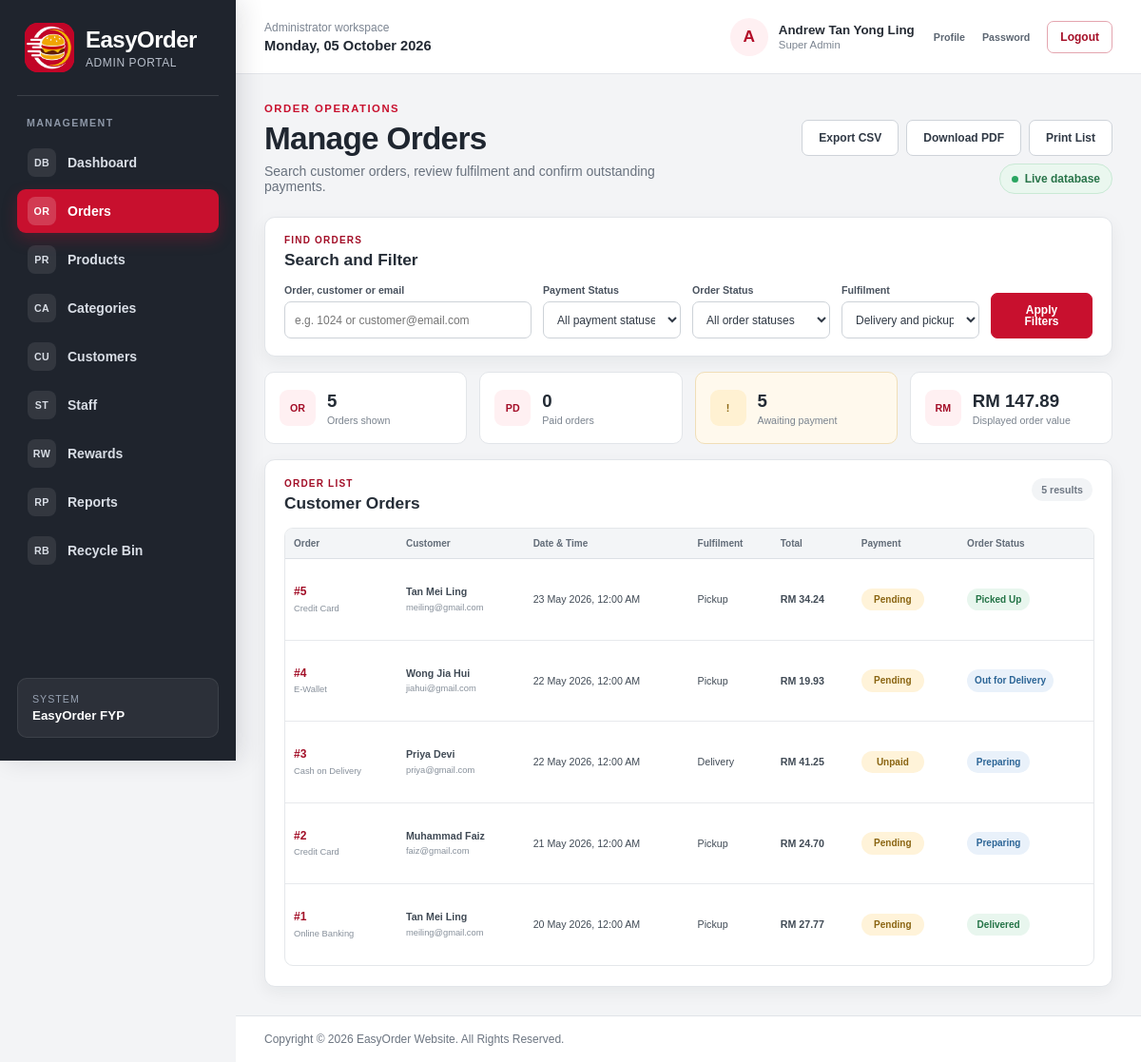
The page /admin_order.php (signed in) on the database its author committed.
### tables this page shows
CREATE TABLE `staff` (
  `staff_id` char(5) NOT NULL,
  `staff_name` varchar(100) NOT NULL,
  `staff_role` varchar(20) NOT NULL,
  `staff_email` varchar(100) NOT NULL,
  `staff_phone` varchar(15) NOT NULL,
  `staff_password` varchar(50) NOT NULL,
  `staff_isDelete` int(1) NOT NULL DEFAULT 0
);

CREATE TABLE `orders` (
  `order_id` int(11) NOT NULL,
  `order_customer` int(11) NOT NULL,
  `order_date` datetime NOT NULL,
  `order_total` decimal(7,2) NOT NULL,
  `order_payment` varchar(20) NOT NULL,
  `order_payment_status` varchar(20) NOT NULL DEFAULT 'Pending',
  `order_delivery` varchar(5) NOT NULL,
  `order_address` varchar(255) NOT NULL,
  `order_status` varchar(20) NOT NULL,
  `order_isDelete` int(1) NOT NULL DEFAULT 0
);

CREATE TABLE `customer` (
  `customer_id` int(11) NOT NULL,
  `customer_name` varchar(100) NOT NULL,
  `customer_email` varchar(100) NOT NULL,
  `customer_password` varchar(255) NOT NULL,
  `customer_phone` varchar(15) NOT NULL,
  `customer_gender` varchar(10) NOT NULL,
  `customer_dob` date NOT NULL,
  `customer_address` varchar(140) NOT NULL DEFAULT '',
  `customer_state` varchar(30) NOT NULL,
  `customer_city` varchar(50) NOT NULL,
  `customer_postcode` char(5) NOT NULL,
  `customer_points` int(6) NOT NULL DEFAULT 0,
  `customer_joindate` date NOT NULL,
  `customer_isDelete` int(1) NOT NULL DEFAULT 0
);

### admin_order.php (the view, shortened to what this page needs)
<?php
include("dataconnection.php");
require_once("admin_shell.php");
function admin_order_html($value)
{
	return htmlspecialchars((string)$value,ENT_QUOTES,"ISO-8859-1");
}
function admin_order_datetime($value)
{
	$timestamp = strtotime((string)$value);
	return $timestamp===false ? "Not available" : date("d M Y, h:i A",$timestamp);
}
function admin_order_status_class($status)
{
	$normalised = strtolower(trim((string)$status));
	if(in_array($normalised,array("paid","delivered","completed","picked up"),true))
	{
		return "status-success";
	}
	if(in_array($normalised,array("preparing","ready for pickup","out for delivery","processing"),true))
	{
		return "status-info";
	}
	return "status-warning";
}
$search = trim((string)($_GET["search"] ?? ""));
$payment_status_options = array("Paid","Pending","Unpaid","Failed");
$order_status_options = array("Preparing","Ready for Pickup","Picked Up","Out for Delivery","Delivered","Completed","Cancelled");
$delivery_options = array("Yes","No");
$payment_filter = (string)($_GET["payment_status"] ?? "");
$status_filter = (string)($_GET["order_status"] ?? "");
$delivery_filter = (string)($_GET["delivery"] ?? "");
$payment_filter = in_array($payment_filter,$payment_status_options,true) ? $payment_filter : "";
$status_filter = in_array($status_filter,$order_status_options,true) ? $status_filter : "";
$delivery_filter = in_array($delivery_filter,$delivery_options,true) ? $delivery_filter : "";
$search_like = "%".$search."%";
$list_sql = "SELECT o.order_id,o.order_date,o.order_total,o.order_payment,o.order_payment_status,o.order_delivery,o.order_status,"
	."m.customer_name,m.customer_email,COALESCE(p.payment_status,o.order_payment_status) AS display_payment_status "
	."FROM orders o INNER JOIN customer m ON m.customer_id=o.order_customer "
	."LEFT JOIN payments p ON p.payment_order=o.order_id "
	."WHERE o.order_isDelete=0 "
	."AND (?='' OR CAST(o.order_id AS CHAR) LIKE ? OR m.customer_name LIKE ? OR m.customer_email LIKE ?) "
	."AND (?='' OR LOWER(COALESCE(p.payment_status,o.order_payment_status))=LOWER(?)) "
	."AND (?='' OR LOWER(o.order_status)=LOWER(?)) "
	."AND (?='' OR o.order_delivery=?) "
	."ORDER BY o.order_date DESC,o.order_id DESC";
$list_stmt = mysqli_prepare($connect,$list_sql);
$orders = array();
$list_error = "";
if($list_stmt)
{
	mysqli_stmt_bind_param($list_stmt,"ssssssssss",$search,$search_like,$search_like,$search_like,$payment_filter,$payment_filter,$status_filter,$status_filter,$delivery_filter,$delivery_filter);
	if(mysqli_stmt_execute($list_stmt))
	{
		$list_result = mysqli_stmt_get_result($list_stmt);
		while($order = mysqli_fetch_assoc($list_result))
		{
			$orders[] = $order;
		}
	}
	else
	{
		$list_error = "Orders are temporarily unavailable. Please try again.";
	}
}
else
{
	$list_error = "Orders are temporarily unavailable. Please try again.";
}
$visible_paid = 0;
$visible_attention = 0;
$visible_value = 0.00;
foreach($orders as $order)
{
	$visible_value += (float)$order["order_total"];
	if(strtolower((string)$order["display_payment_status"])==="paid")
	{
		$visible_paid++;
	}
	else if(in_array(strtolower((string)$order["display_payment_status"]),array("pending","unpaid"),true))
	{
		$visible_attention++;
	}
}
$order_export_params = array("type"=>"orders");
$order_export_url = "admin_export.php?".http_build_query($order_export_params);
$order_pdf_params = $order_export_params;
$order_pdf_params["format"] = "pdf";
$order_pdf_url = "admin_export.php?".http_build_query($order_pdf_params);
?>
<!DOCTYPE html>
<html lang="en">
<head>
<link rel="stylesheet" href="style.css">
<link rel="stylesheet" href="admin_style.css">
</head>
<body class="admin-body">
<?php easyorder_admin_shell_start("admin_order.php"); ?>
<section class="admin-page-heading">
	<div>
		<p class="admin-eyebrow">ORDER OPERATIONS</p>
		<h1>Manage Orders</h1>
		<p>Search customer orders, review fulfilment and confirm outstanding payments.</p>
	</div>
	<div class="admin-output-actions">
		<a class="admin-secondary-button" href="<?php echo admin_order_html($order_export_url); ?>">Export CSV</a>
		<a class="admin-secondary-button" href="<?php echo admin_order_html($order_pdf_url); ?>">Download PDF</a>
		<button type="button" class="admin-secondary-button" onclick="window.print()">Print List</button>
		<span class="admin-live-indicator"><i></i> Live database</span>
	</div>
</section>
<section class="admin-order-filter-panel" aria-labelledby="order-filter-heading">
	<div class="admin-filter-heading">
		<div><p>FIND ORDERS</p><h2 id="order-filter-heading">Search and Filter</h2></div>
	</div>
	<form method="get" action="admin_order.php" class="admin-order-filter-form">
		<div class="admin-filter-field admin-filter-search">
			<label for="order-search">Order, customer or email</label>
			<input type="search" id="order-search" name="search" value="<?php echo admin_order_html($search); ?>" placeholder="e.g. 1024 or customer@email.com">
		</div>
		<div class="admin-filter-field">
			<label for="payment-status-filter">Payment Status</label>
			<select id="payment-status-filter" name="payment_status">
				<option value="">All payment statuses</option>
			</select>
		</div>
		<div class="admin-filter-field">
			<label for="order-status-filter">Order Status</label>
			<select id="order-status-filter" name="order_status">
				<option value="">All order statuses</option>
			</select>
		</div>
		<div class="admin-filter-field">
			<label for="delivery-filter">Fulfilment</label>
			<select id="delivery-filter" name="delivery">
				<option value="">Delivery and pickup</option>
			</select>
		</div>
		<button type="submit" class="admin-primary-button">Apply Filters</button>
	</form>
</section>
<section class="admin-order-summary-grid" aria-label="Filtered order summary">
	<article><span>OR</span><div><strong><?php echo count($orders); ?></strong><small>Orders shown</small></div></article>
	<article><span>PD</span><div><strong><?php echo $visible_paid; ?></strong><small>Paid orders</small></div></article>
	<article class="attention"><span>!</span><div><strong><?php echo $visible_attention; ?></strong><small>Awaiting payment</small></div></article>
	<article><span>RM</span><div><strong>RM <?php echo number_format($visible_value,2); ?></strong><small>Displayed order value</small></div></article>
</section>
<section class="admin-order-results" aria-labelledby="order-results-heading">
	<header class="admin-results-heading">
		<div><p>ORDER LIST</p><h2 id="order-results-heading">Customer Orders</h2></div>
		<span><?php echo count($orders); ?> result<?php echo count($orders)===1 ? "" : "s"; ?></span>
	</header>
	<?php if($list_error!=="") { ?>
		<div class="admin-empty-state"><span>!</span><strong>Orders unavailable</strong><p><?php echo admin_order_html($list_error); ?></p></div>
	<?php } else if(count($orders)===0) { ?>
		<div class="admin-empty-state"><span>0</span><strong>No matching orders</strong><p>Change or clear the filters to view other orders.</p></div>
	<?php } else { ?>
		<div class="admin-table-wrap admin-order-table-wrap">
			<table class="admin-order-table">
				<thead><tr><th>Order</th><th>Customer</th><th>Date &amp; Time</th><th>Fulfilment</th><th>Total</th><th>Payment</th><th>Order Status</th><th class="admin-print-hide">Actions</th></tr></thead>
				<tbody>
				<?php foreach($orders as $order) { ?>
					<tr>
						<td><a class="admin-order-number" href="admin_order_details.php?order_id=<?php echo (int)$order["order_id"]; ?>">#<?php echo (int)$order["order_id"]; ?></a><small><?php echo admin_order_html($order["order_payment"]); ?></small></td>
						<td><strong><?php echo admin_order_html($order["customer_name"]); ?></strong><small><?php echo admin_order_html($order["customer_email"]); ?></small></td>
						<td><?php echo admin_order_html(admin_order_datetime($order["order_date"])); ?></td>
						<td><?php echo $order["order_delivery"]==="Yes" ? "Delivery" : "Pickup"; ?></td>
						<td><strong>RM <?php echo number_format((float)$order["order_total"],2); ?></strong></td>
						<td><span class="admin-status-badge <?php echo admin_order_status_class($order["display_payment_status"]); ?>"><?php echo admin_order_html($order["display_payment_status"]); ?></span></td>
						<td><span class="admin-status-badge <?php echo admin_order_status_class($order["order_status"]); ?>"><?php echo admin_order_html($order["order_status"]); ?></span></td>
					</tr>
				<?php } ?>
				</tbody>
			</table>
		</div>
	<?php } ?>
</section>
<?php easyorder_admin_shell_end(); ?>
</body>
</html>

### admin_shell.php (shortened to what this page needs)
<?php
if(!function_exists("easyorder_admin_shell_start"))
{
	function easyorder_admin_shell_start($active_page="")
	{
		global $connect;
		$admin_name = $_SESSION["admin_name"] ?? "Administrator";
		$admin_role = $_SESSION["admin_role"] ?? "Staff";
		if($connect && isset($_SESSION["admin_id"]))
		{
			$identity_stmt = mysqli_prepare($connect,"SELECT staff_name,staff_role FROM staff WHERE staff_id=? AND staff_isDelete=0 LIMIT 1");
			if($identity_stmt)
			{
				mysqli_stmt_bind_param($identity_stmt,"s",$_SESSION["admin_id"]);
				if(mysqli_stmt_execute($identity_stmt))
				{
					$identity_result = mysqli_stmt_get_result($identity_stmt);
					if($identity_row = mysqli_fetch_assoc($identity_result))
					{
						$admin_name = $identity_row["staff_name"];
						$admin_role = $identity_row["staff_role"];
					}
				}
			}
		}
		$navigation = array(
			array("page"=>"admin_dashboard.php","label"=>"Dashboard","icon"=>"DB"),
			array("page"=>"admin_order.php","label"=>"Orders","icon"=>"OR"),
			array("page"=>"admin_product.php","label"=>"Products","icon"=>"PR"),
			array("page"=>"admin_category.php","label"=>"Categories","icon"=>"CA"),
			array("page"=>"admin_customer.php","label"=>"Customers","icon"=>"CU"),
			array("page"=>"admin_reward.php","label"=>"Rewards","icon"=>"RW"),
			array("page"=>"admin_report.php","label"=>"Reports","icon"=>"RP"),
			array("page"=>"admin_restore.php","label"=>"Recycle Bin","icon"=>"RB")
		);
		if($admin_role==="Manager")
		{
			array_splice($navigation,5,0,array(array("page"=>"admin_staff.php","label"=>"Staff","icon"=>"ST")));
		}
		$display_admin_role = $admin_role==="Manager" ? "Super Admin" : $admin_role;
		?>
		<div class="admin-app-shell">
			<aside class="admin-sidebar" aria-label="Administrator navigation">
				<a class="admin-brand" href="admin_dashboard.php" aria-label="EasyOrder administrator dashboard">
					<img src="image/logo.png" width="52" height="52" alt="EasyOrder logo">
					<span><strong>EasyOrder</strong><small>Admin Portal</small></span>
				</a>
				<nav class="admin-navigation">
					<p class="admin-navigation-label">MANAGEMENT</p>
					<?php foreach($navigation as $item): ?>
						<?php $is_active = $active_page===$item["page"]; ?>
						<a href="<?php echo htmlspecialchars($item["page"],ENT_QUOTES,"UTF-8"); ?>" class="<?php echo $is_active ? "active" : ""; ?>"<?php echo $is_active ? ' aria-current="page"' : ""; ?>>
							<span class="admin-nav-icon" aria-hidden="true"><?php echo htmlspecialchars($item["icon"],ENT_QUOTES,"UTF-8"); ?></span>
							<?php echo htmlspecialchars($item["label"],ENT_QUOTES,"UTF-8"); ?>
						</a>
					<?php endforeach; ?>
				</nav>
				<div class="admin-sidebar-note">
					<span>System</span>
					<strong>EasyOrder FYP</strong>
				</div>
			</aside>
			<div class="admin-workspace">
				<header class="admin-topbar">
					<div class="admin-topbar-context">
						<span>Administrator workspace</span>
						<strong><?php echo date("l, d F Y"); ?></strong>
					</div>
					<div class="admin-account-summary">
						<span class="admin-avatar" aria-hidden="true"><?php echo htmlspecialchars(strtoupper(substr($admin_name,0,1)),ENT_QUOTES,"UTF-8"); ?></span>
						<a class="admin-account-copy" href="admin_profile.php" aria-label="Open administrator profile">
							<strong><?php echo htmlspecialchars($admin_name,ENT_QUOTES,"UTF-8"); ?></strong>
							<small><?php echo htmlspecialchars($display_admin_role,ENT_QUOTES,"UTF-8"); ?></small>
						</a>
						<div class="admin-account-actions">
							<a href="admin_profile.php">Profile</a>
							<a href="admin_change_password.php">Password</a>
						</div>
						<a class="admin-logout-link" href="logout.php" onclick="return confirm('Are you sure you want to logout?')">Logout</a>
					</div>
				</header>
				<main id="main" class="admin-main">
		<?php
	}
}
if(!function_exists("easyorder_admin_shell_end"))
{
	function easyorder_admin_shell_end()
	{
		?>
				</main>
				<footer class="admin-footer">
					<p>Copyright &copy; 2026 EasyOrder Website. All Rights Reserved.</p>
				</footer>
			</div>
		</div>
		<?php
	}
}

### style.css (style rules this page uses)
* { font-family:Arial; }
body { background-color:#FFF8F0; color:#333333; margin:0px; }
#main { width:960px; margin:auto; padding:10px 0px 20px 0px; }
th { background-color:#C8102E; color:#FFFFFF; padding:10px; }
td { padding:8px; }
footer { background-color:#2B2B2B; color:#FFFFFF; text-align:center; padding:20px 10px 20px 10px; margin-top:30px; }

### rows shown on the page
staff: staff_name "A", staff_name "Andrew Tan Yong Ling", staff_role "Super Admin"
orders: order_id "5", order_payment "Credit Card", order_customer.customer_name "Tan Mei Ling", order_customer.customer_email "meiling@gmail.com", order_date "23 May 2026, 12:00 AM", order_delivery "Pickup", order_total "34.24", display_payment_status "Pending", order_status "Picked Up"
orders: order_id "4", order_payment "E-Wallet", order_customer.customer_name "Wong Jia Hui", order_customer.customer_email "jiahui@gmail.com", order_date "22 May 2026, 12:00 AM", order_delivery "Pickup", order_total "19.93", display_payment_status "Pending", order_status "Out for Delivery"
orders: order_id "3", order_payment "Cash on Delivery", order_customer.customer_name "Priya Devi", order_customer.customer_email "priya@gmail.com", order_date "22 May 2026, 12:00 AM", order_delivery "Delivery", order_total "41.25", display_payment_status "Unpaid", order_status "Preparing"
orders: order_id "2", order_payment "Credit Card", order_customer.customer_name "Muhammad Faiz", order_customer.customer_email "faiz@gmail.com", order_date "21 May 2026, 12:00 AM", order_delivery "Pickup", order_total "24.70", display_payment_status "Pending", order_status "Preparing"
orders: order_id "1", order_payment "Online Banking", order_customer.customer_name "Tan Mei Ling", order_customer.customer_email "meiling@gmail.com", order_date "20 May 2026, 12:00 AM", order_delivery "Pickup", order_total "27.77", display_payment_status "Pending", order_status "Delivered"

### other values the page prints
$item["icon"] "DB"
$item["label"] "Dashboard"
$item["icon"] "OR"
$item["label"] "Orders"
$item["icon"] "PR"
$item["label"] "Products"
$item["icon"] "CA"
$item["label"] "Categories"
$item["icon"] "CU"
$item["label"] "Customers"
$item["icon"] "ST"
$item["label"] "Staff"
$item["icon"] "RW"
$item["label"] "Rewards"
$item["icon"] "RP"
